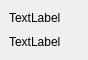
<?xml version="1.0" encoding="UTF-8"?>
<ui version="4.0">
 <class>MainWindow</class>
 <widget class="QMainWindow" name="MainWindow">
  <property name="geometry">
   <rect>
    <x>0</x>
    <y>0</y>
    <width>88</width>
    <height>60</height>
   </rect>
  </property>
  <property name="windowTitle">
   <string>MainWindow</string>
  </property>
  <widget class="QWidget" name="centralwidget">
   <layout class="QVBoxLayout" name="verticalLayout">
    <item>
     <widget class="QLabel" name="CPUlabel">
      <property name="text">
       <string>TextLabel</string>
      </property>
     </widget>
    </item>
    <item>
     <widget class="QLabel" name="GPUlabel">
      <property name="text">
       <string>TextLabel</string>
      </property>
     </widget>
    </item>
   </layout>
  </widget>
 </widget>
 <resources/>
 <connections/>
</ui>
